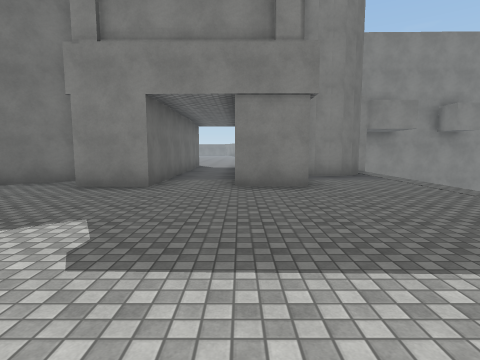
View 1 (above)

16 first-person views from a walk through a Unity game level. The camera is 1.5 m above the floor, tilts 6° down and sees 80° across. The floor is counted in squares, 2 m on a side. Each view is taken from the middle of a square. On the plan, view 1 faces up. The plan holds only what a view shows up to about 10 squares ahead; the rest is blank. The place goes on beyond the plan. The player character is not drawn. Some animated figures are left out. Surface patterns are stand-ins for the level's own textures.

View 2
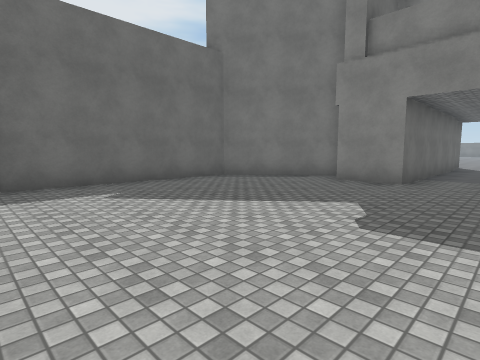

View 3
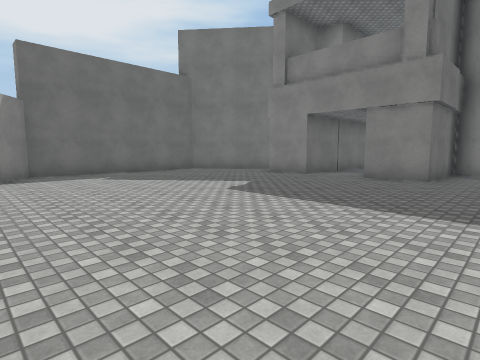

View 4
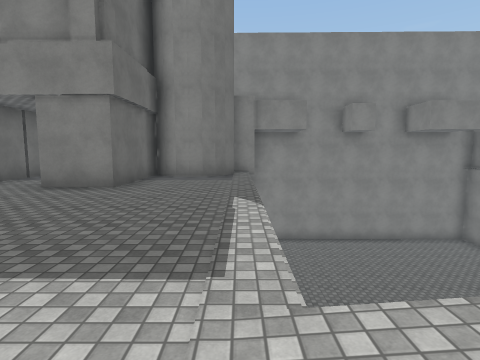

View 5
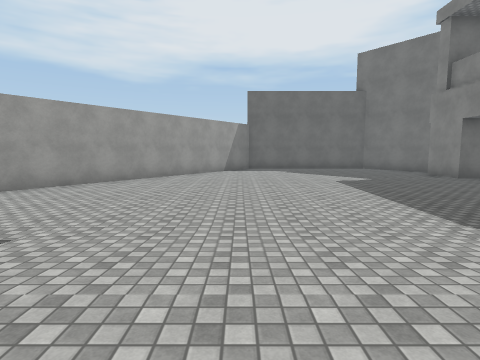

View 6
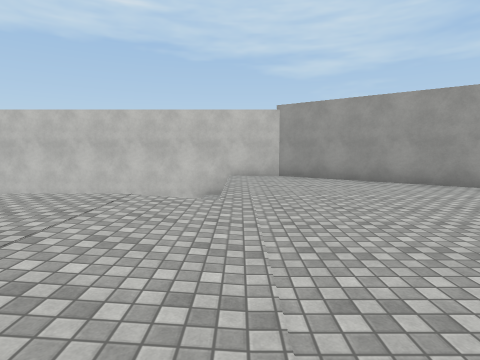

View 7
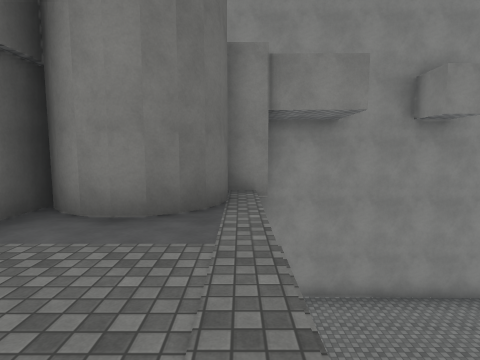

View 8
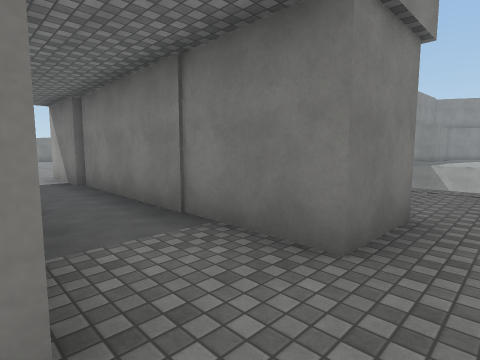

View 9
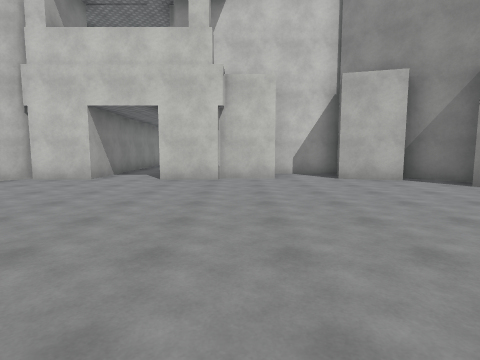

View 10
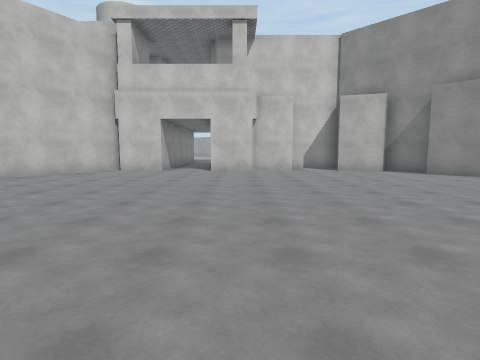

View 11
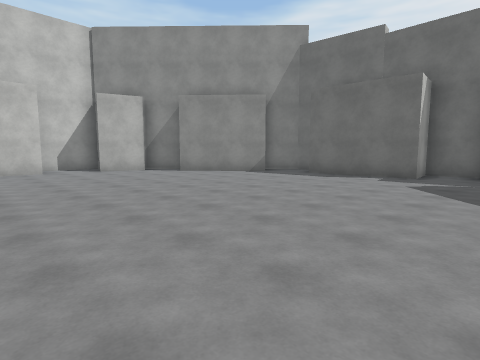

View 12
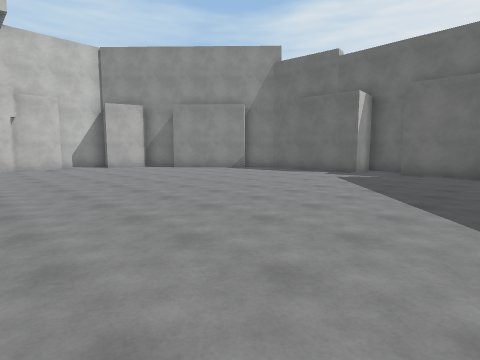

View 13
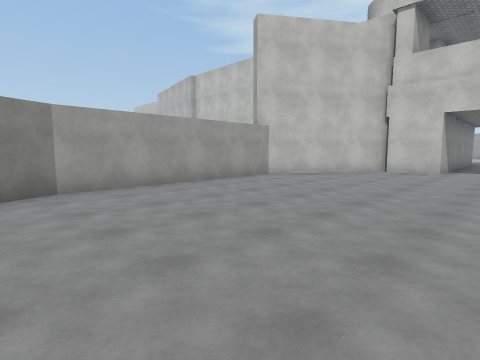

View 14
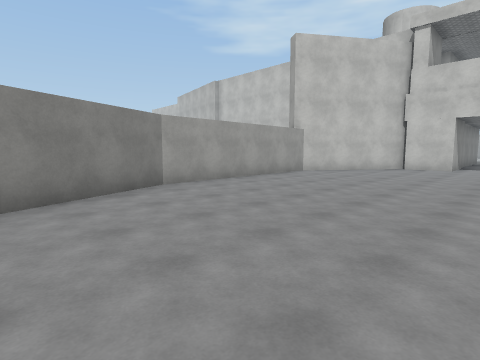

View 15
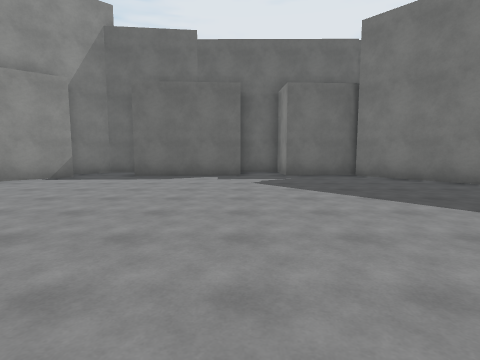

View 16
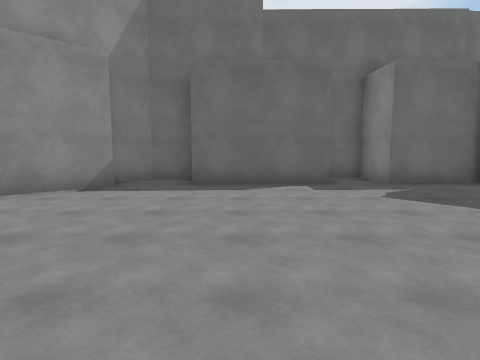

### Floor plan
Key: @ floor where view 1 was taken; # wall or solid block; . main floor; : floor 0.25 m higher than the main floor; v drop or lower ground.
Columns run from 13 left of view 1 to 10 right of it. Each row starts with its distance up from view 1.
 26  ##.............#
 25  #..............#
 24 ##..............##
 23 #................#
 22 ##...............#
 21  #...............#
 20  #...............#
 19 ##...............#
 18 #................#
 17 ###..............#
 16   ##............##
 15    ##...........#
 14     ##.........##
 13     ###.####.###
 12       ###  #.#   #######
 11            #.#  ##vvvvvv
 10            #.#  #.vvvvvv
  9            #.####. vvvvv
  8            #.##... vvvvv
  7         ####.##... vvvvv
  6       ###.##.##...
  5       #...........
  4       #...........
  3       #...........
  2       #...........
  1       #...........:
  0       #......@....::
 -1       ##..........:::
 -2           ........:::
 -3           #.......:::
 -4           ##......
 -5            ##.....
 -6             ###...
 -7               ##..vvvvvv
 -8                ###

Positions as (right, up) in squares from view 1, and headings:
1: (0, 0), facing up
2: (0, -1), facing up-left
3: (3, -2), facing up-left
4: (4, 0), facing up
5: (7, -1), facing left
6: (4, 1), facing down
7: (4, 5), facing up
8: (-2, 5), facing up-right
9: (-4, 21), facing down
10: (-3, 24), facing down
11: (-3, 24), facing down-left
12: (-2, 26), facing down-left
13: (-2, 24), facing down-right
14: (-2, 26), facing down-right
15: (-3, 22), facing left
16: (-5, 20), facing left
